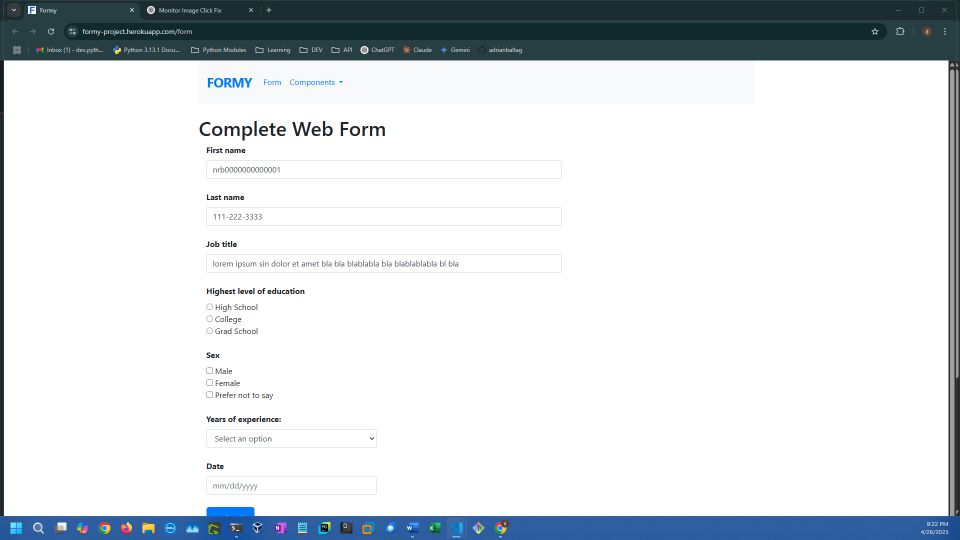
#> input picture src/my_packages/img_to_read/monitor0.png, 1920 x 1080 px (shown at 1/2 size); its folder holds only this picture in this run
$ python crop_by_index_top_only.py
#> lines starting #> are read from the running program, lines starting #| are printed output that depends on the picture
import os

from PIL import Image


def crop_by_index_top_only(image_index: int, crop_top: int = 400):
    """
    Crops the top side of an image located in a specific directory,
    selected by its index, and saves the cropped image.

    Args:
        image_index (int): The 0-based index of the image to process within the
                            'my_packages/images' directory (after sorting by filename).
        crop_top (int): The number of pixels to crop from the top of the image.
    """
#> called with image_index = 0, crop_top = 400
    # Prepare project and image directory paths
    project_root = os.path.dirname(os.path.dirname(os.path.dirname(__file__)))
    images_dir = os.path.join(project_root, "my_packages", "img_to_read")

    # Ensure the images directory exists
    if not os.path.isdir(images_dir):
        print(f"Error: Image directory not found at '{images_dir}'.")
        return

    # Get a list of all files in the images directory
    all_files = os.listdir(images_dir)

    # Filter out only image files
    image_extensions = (".png", ".jpg", ".jpeg", ".gif", ".bmp", ".tiff")
    image_files = [
        f
        for f in all_files
        if f.lower().endswith(image_extensions)
        and os.path.isfile(os.path.join(images_dir, f))
    ]

    # Sort the image files.
    image_files.sort()

    if not image_files:
        print(f"Error: No image files found in '{images_dir}'.")
        return

    if image_index < 0 or image_index >= len(image_files):
        print(f"Error: Image index {image_index} is out of bounds.")
        print(
            f"There are {len(image_files)} image(s) available (indices 0 to {len(image_files) - 1})."
        )
        return

    # Get the filename of the image at the specified index
    selected_image_filename = image_files[image_index]

    # Construct the full path to the selected image
    image_path = os.path.join(images_dir, selected_image_filename)

    # Open the image
    try:
        img = Image.open(image_path)
#> img is the input picture: PIL image 1920x1080 RGB; mean R, G, B 217, 221.8, 225.1
        print(f"Successfully opened image: {image_path}")
    except FileNotFoundError:
        print(
            f"Error: The image file '{image_path}' was not found. Please check the path and filename."
        )
        return
    except Exception as e:
        print(f"An error occurred while opening the image '{image_path}': {e}")
        return

    # Get image dimensions
    width, height = img.size
#> width = 1920; height = 1080

    # Calculate the cropping box coordinates (left, upper, right, lower)
    # To crop only from the top:
    # - left stays 0 (no horizontal crop)
    # - upper is crop_top (start cropping from this pixel down)
    # - right stays width (no horizontal crop)
    # - lower stays height (no crop from the bottom)
    box = (0, crop_top, width, height)
#> box = (0, 400, 1920, 1080)

    # Validate crop values
    if crop_top >= height:
        print(
            f"Warning: Crop value (top={crop_top}) is greater than or equal to image height ({height})."
        )
        print("No cropping performed or image might be empty.")
        return

    # Crop the image
    cropped_img = img.crop(box)
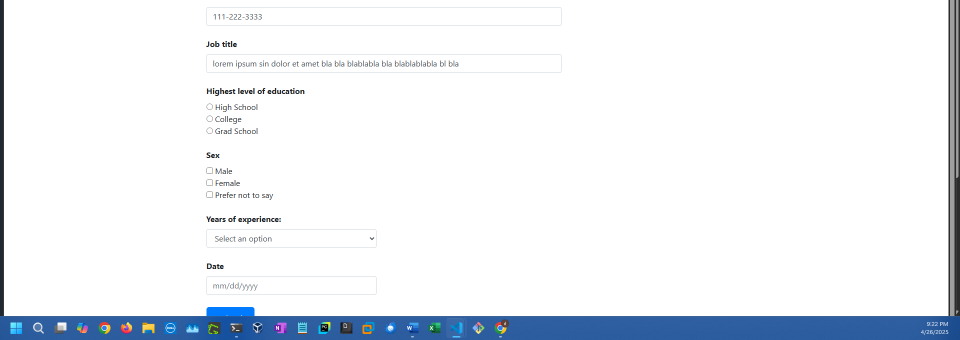
#> cropped_img: PIL image 1920x680 RGB (shown at 1/2 size); mean R, G, B 236.7, 240.2, 244.6

    # Define the output path for the cropped image
    name, ext = os.path.splitext(selected_image_filename)
    # Use "_cropped_top" to clearly indicate the type of crop
    output_filename = f"{name}_cropped_top{ext}"
    output_path = os.path.join(images_dir, output_filename)

    # Save the cropped image
    try:
        cropped_img.save(output_path)
        print(f"Cropped image saved to: {output_path}")
    except Exception as e:
        print(
            f"An error occurred while saving the cropped image to '{output_path}': {e}"
        )

    # Display the cropped image (optional)
    # cropped_img.show()


### Example Usage


if __name__ == "__main__":
    # Crop the first image (index 0) by 100 pixels from the top
    print("--- Processing image at index 0 (top-only crop) ---")
    crop_by_index_top_only(0, crop_top=400)

    # If you want to crop by 0 pixels from the top (effectively no crop):
    # crop_image_by_index(0)
